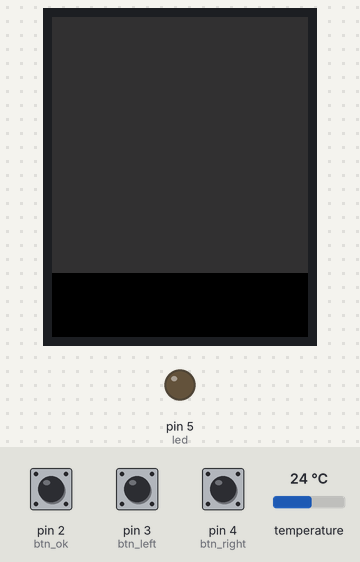
A sketch run on a simulated Arduino Uno, built with avr-gcc and run on an emulated ATmega328P. Shown: 128×160 colour display, output pins drawn as LEDs (lit = HIGH). The inputs (shaded band) are chosen by the test bench; at power-on: temperature 24 °C, pin 2 (btn_ok) HIGH, pin 3 (btn_left) HIGH, pin 4 (btn_right) HIGH.

Above: at 2.46 s.
3.4 s: temperature set to 28 °C
At 3.61 s:
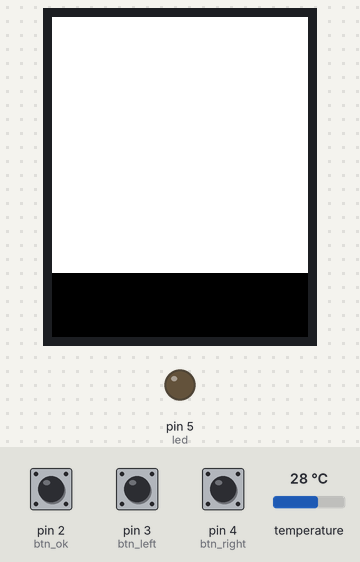
5.3 s: temperature set to 33 °C
At 6.27 s:
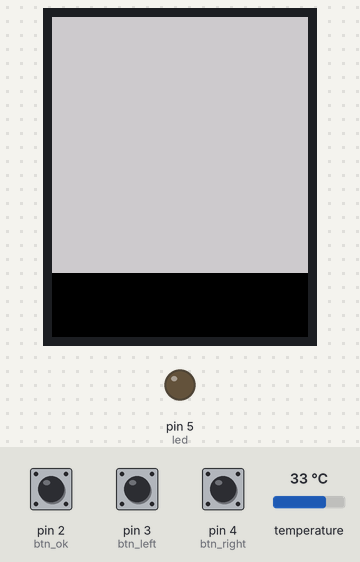
8.0 s: pin 2 (btn_ok) pulled LOW for 0.15 s
At 8.6 s:
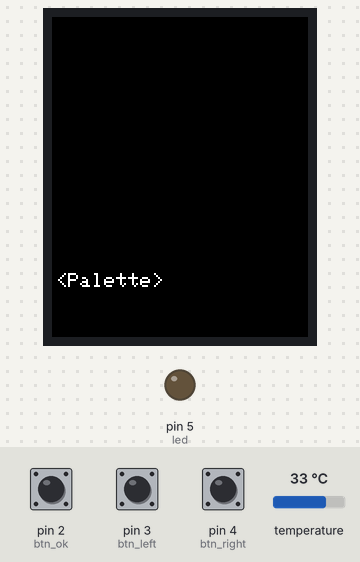
11.1 s: pin 3 (btn_left) pulled LOW for 0.15 s
At 12.1 s:
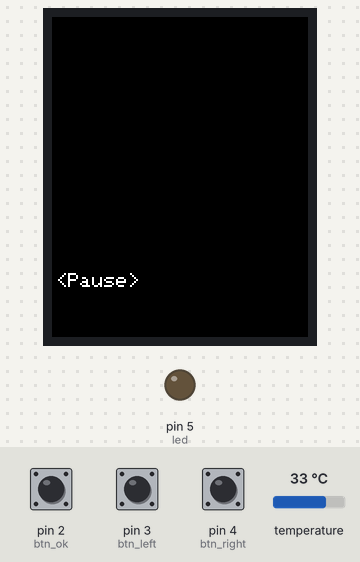
14.2 s: pin 3 (btn_left) pulled LOW for 1 s
At 15.7 s:
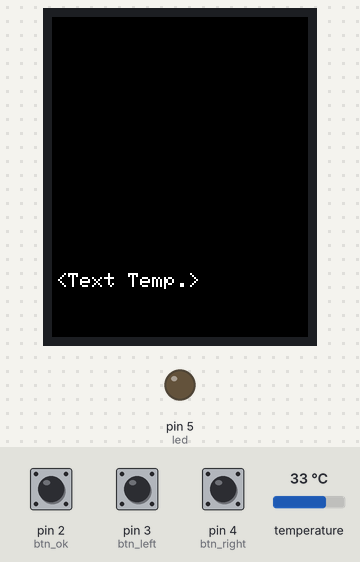
18.2 s: pin 2 (btn_ok) pulled LOW for 1 s
At 18.7 s:
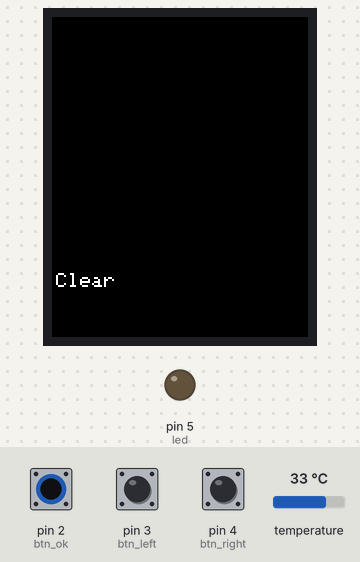
Timing chart, 0 to 21.2 s (numbered marks = the images above; inputs shaded):
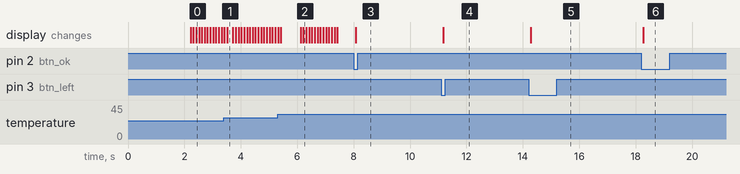

The sketch:

Thermal_cam.ino
```cpp
#include <Wire.h>
#include <SPI.h>
#include <Adafruit_AMG88xx.h>
#include <Adafruit_GFX.h>
#include <Adafruit_ST7735.h>

// Control buttons and indicator
const int btn_ok = 2;
const int btn_left = 3;
const int btn_right = 4;
const int led = 5;

// SPI interface
const int tft_rst = 8;
const int tft_dc = 9;
const int tft_cs = 10;

const int tft_sda = 11;
const int tft_scl = 13;

// To the sensor, except for I2C
const int tft_int = 12;

// Sensor pixel array
const int gridSize = 8;
const int boxSize = 16;
float pixels[64];

const float minWindowSize = 5.0;
const float maxWindowSize = 20.0;
const float antiNoise = 3.15;

float tMin = 22;
float tMax = 30;

float filtredMinT = tMin;
float filtredMaxT = tMax;

// Create sensor object
Adafruit_AMG88xx amg;

// Create display object
Adafruit_ST7735 tft = Adafruit_ST7735(tft_cs, tft_dc, tft_rst);
const int usableHeight = 160 - 32;

// Delay
unsigned long lastUpdate = 0;
const unsigned long updateInterval = 100;
unsigned long lastUpdateTime = 0;

unsigned long lastDebounceTime = 0;

const unsigned long debounceDelay = 50;
unsigned long del_menu = 0;

// Screen
int menuIndex = 0;
int submenuIndex = 0;

bool menuVisible = false;
bool inSubmenu = false;

// Screen modes
const char* mainMenu[] = {"Palette", "Text Temp." , "Pause"};
const int mainMenuSize = sizeof(mainMenu)/ sizeof(mainMenu[0]);

const char* colourModes[] = {"White-hot", "Black-hot", "Red-hot", "Red/blue", "Rainbow"};
const int colourModesSizes = sizeof(colourModes)/ sizeof(colourModes[0]);

int currentColourMode = 0;

const char* tempModes[] = {"Clear", "Min/Max/Avg", "Center temp.", "All info"};
const int tempModesSizes = sizeof(tempModes)/ sizeof(tempModes[0]);

int currentTempMode = 0;

bool isPaused = false;

// Buttons
bool btnPressed_ok = true;
bool btnPressed_left = true;
bool btnPressed_right = true;

int lastButtonState_ok = HIGH;
int lastButtonState_left= HIGH;
int lastButtonState_right = HIGH;
int buttonState;

void setup() {
  // Prepare buttons
  pinMode (btn_ok, INPUT);
  pinMode (btn_left, INPUT);
  pinMode (btn_right, INPUT);
  pinMode (led, OUTPUT);

  digitalWrite (led, LOW);

  // Initialize display
  tft.initR(INITR_BLACKTAB);
  tft.setRotation(2);
  tft.fillScreen(ST7735_BLACK);
  tft.setTextColor(ST7735_WHITE);
  tft.setTextSize(2);
  tft.setCursor(24, 30);
  tft.println("Welcome");

  // Check if sensor is connected
  if (!amg.begin(0x68)) {
    tft.fillScreen(ST7735_BLACK);
    tft.setTextColor(ST7735_RED);
    tft.setTextSize(1);
    tft.setCursor(10, 10);
    tft.println("AMG8833 not found!");
    while (true);
  }
  delay (2000);                                         // Delay before program start
}

void loop() {

  // Create variables to handle button states
  int reading_ok = digitalRead(btn_ok);
  int reading_left = digitalRead(btn_left);
  int reading_right = digitalRead(btn_right);

  unsigned long currentMillis = millis();

  // Update debounce and add delay to auto-close menu
  if (reading_ok != lastButtonState_ok) {
    lastDebounceTime = millis();
    del_menu = millis();
  }
    if (reading_left != lastButtonState_left) {
    lastDebounceTime = millis();
    del_menu = millis();
  }
    if (reading_right != lastButtonState_right) {
    lastDebounceTime = millis();
    del_menu = millis();
  }

  // Debounce check
  if ((millis() - lastDebounceTime) > debounceDelay) {
    if (reading_ok == LOW && !btnPressed_ok) {          // OK button pressed check
      digitalWrite(led,HIGH);
      btnPressed_ok = true;  				                    // Mark button as pressed

      if (!menuVisible){                                // Show menu if not visible
        menuVisible = true;
        drawMenu();
      } else if (!inSubmenu){                           // If in main menu, start from first submenu
        submenuIndex = 0;
        if(menuIndex == 2){                             // Toggle pause mode
          isPaused = !isPaused;
          inSubmenu = false;
          drawMenu();
        }else {                                         // Enter submenu
        inSubmenu = true;
        drawSubmenu ();
        }
      } else {
        if (menuIndex == 0){                            // Submenu switching (color palette)
          currentColourMode = submenuIndex;
          inSubmenu = false;
          drawMenu();
        }else if(menuIndex == 1){                       // Selecting temperature info mode and clearing bottom section
          currentTempMode = submenuIndex;
          tft.fillRect(74, 128, 128, 32, ST7735_BLACK);
          tft.fillRect(0, 128, 128, 32, ST7735_BLACK);
          inSubmenu = false;
          drawMenu();
        }
      }

    }

    if (currentMillis - del_menu >= 5000){               // 5-second inactivity clears display
      tft.fillRect(0, 128, 74, 8, ST7735_BLACK);
    }
    digitalWrite(led,LOW);
  }

  lastButtonState_ok = reading_ok;                       // Update OK button state

  if ((millis() - lastDebounceTime) > debounceDelay) {   // LEFT button debounce check
    if (reading_left == LOW && !btnPressed_left) {
      btnPressed_left = true;
      digitalWrite(led,HIGH);

      if (menuVisible){
        if (!inSubmenu){                                 // Main menu navigation left
          menuIndex = (menuIndex - 1 + mainMenuSize) % mainMenuSize;
          drawMenu();
        }else {                                          // Submenu navigation left
          if (menuIndex == 0){
            submenuIndex = (submenuIndex - 1 + colourModesSizes) % colourModesSizes;
            drawSubmenu ();
          }else if (menuIndex == 1){
            submenuIndex = (submenuIndex - 1 + tempModesSizes) % tempModesSizes;
            drawSubmenu ();
          }
        }
      }
    }

    if (currentMillis - del_menu >= 5000 && menuVisible){ // 5-second inactivity clears display
      tft.fillRect(0, 128, 74, 8, ST7735_BLACK);
      menuVisible = false;
      inSubmenu = false;
    }

    digitalWrite(led,LOW);
  }

  lastButtonState_left = reading_left;                    // Update LEFT button state

  if ((millis() - lastDebounceTime) > debounceDelay) {    // RIGHT button debounce check
    if (reading_right == LOW && !btnPressed_right) {
      btnPressed_right = true;
      digitalWrite(led,HIGH);

      if (menuVisible){
        if (!inSubmenu){                                  // Main menu navigation right
          menuIndex = (menuIndex + 1) % mainMenuSize;
          drawMenu();
        }else {                                           // Submenu navigation right
          if (menuIndex == 0){
            submenuIndex = (submenuIndex + 1) % colourModesSizes;
            drawSubmenu ();
          }else if (menuIndex == 1){
            submenuIndex = (submenuIndex + 1) % tempModesSizes;
            drawSubmenu ();
          }
        }
      }
    }

    if (currentMillis - del_menu >= 5000 && menuVisible){ // 5-second inactivity clears display
      tft.fillRect(0, 128, 74, 8, ST7735_BLACK);
      menuVisible = false;
      inSubmenu = false;
    }

    digitalWrite(led,LOW);
  }

  lastButtonState_right = reading_right;                  // Update RIGHT button state

  if (!isPaused && currentMillis - lastUpdate >= updateInterval) {
    lastUpdate = currentMillis;                           // Update every 100 ms

    amg.readPixels(pixels);                               // Read temperature array from sensor

    // Copy data to array for sorting
    float sortedPixels [64];
    memcpy(sortedPixels, pixels, sizeof(pixels));

    bubbleSort(sortedPixels, 64);                         // Call function and pass data

    // Determine quantiles
    float qLow = getQuantile(sortedPixels, 64, 0.2);
    float qHigh = getQuantile(sortedPixels, 64, 0.95);

    // Raw sensor temperature data
    float rawMinT = 999;
    float rawMaxT = -999;
    float sumT = 0;

    float centerT = pixels[4 * gridSize + 4];             // Center pixel

    for (int i = 0; i < 64; i++){
      sumT += pixels[i];
      if (pixels [i] < rawMinT){
        rawMinT = pixels[i];
      }
      if (pixels [i] > rawMaxT){
        rawMaxT = pixels[i];
      }
    }

    float avgT = sumT / 64;
    float range = qHigh - qLow;

    float desiredMin = 0;
    float desiredMax = 0;

    // Calculate desired temperature range for display
    if (range < minWindowSize){
      desiredMin = antiNoise + avgT - minWindowSize / 2.0;
      desiredMax = avgT + minWindowSize / 2.0;
    }else if (range > maxWindowSize){
      desiredMin = qHigh - maxWindowSize;
      desiredMax = qHigh;
    }else {
      desiredMin = qLow;
      desiredMax = qHigh;
    }

    // Smooth update of temperature limits
    tMin = 0.9 * tMin + 0.1 * desiredMin;
    tMax = 0.9 * tMax + 0.1 * desiredMax;

    // Draw temperature map to the screen
    for (int y = 0; y < gridSize; y++) {
      for (int x = 0; x < gridSize; x++) {
        int i = (gridSize - 1 - y) * gridSize + (gridSize - 1 - x);
        float temp = pixels[i];

        int xPixel = x * boxSize;
        int yPixel = y * boxSize;

        if (yPixel >= usableHeight) continue;

        uint16_t colour = mapTemperatureToColor(temp, tMin, tMax);

        tft.fillRect(x * boxSize, y * boxSize, boxSize, boxSize, colour);
      }
    }

    drawTemp(rawMinT, rawMaxT, avgT, centerT);            // Call function to show temperature values

  }

  // Reset button state
  if (reading_ok == HIGH) {
    btnPressed_ok = false;
  }
  if (reading_left == HIGH) {
    btnPressed_left = false;
  }
  if (reading_right == HIGH) {
    btnPressed_right = false;
  }

}

// Sort temp. array
void bubbleSort (float arr[], int n) {
  for (int i = 0; i < n-1; i++){
    for (int j = 0; j < n-i-1; j++){
      if (arr[j] > arr[j+1]){
        float temp = arr[j];
        arr[j] = arr[j+1];
        arr[j+1] = temp;
      }
    }
  }
}

// Choising and returning quantile
float getQuantile (float arr[],int n, float q){
  int index = (int)(q*(n-1));
  return arr[index];
}

// Data processing and transmission to the display as colour pallette
uint16_t mapTemperatureToColor(float temp, float tMin, float tMax) {

  // Range limitation
  if (temp < tMin) temp = tMin;
  if (temp > tMax) temp = tMax;

  int value = map(temp * 100, tMin * 100, tMax * 100, 0, 255);

  switch(currentColourMode) {
    case 0:
      return tft.color565(value, value, value); // Red – hot
      break;
    case 1:
      return tft.color565(255 - value, 255 - value, 255 - value); // White – hot
      break;
    case 2:
      return tft.color565(value, value/4, 0); //  Red – hot, black – cold
      break;
    case 3:
      return tft.color565(value, 0, 255 - value); // Red – hot, blue – cold
      break;
    case 4:
      float f = value / 255.0f;
      if (f<0.33f){
        float t = f/0.33f;
        return tft.color565((1-t) * 128 + t * 0, 0, (1-t) * 128 + t * 255);
      } else if (f<0.66f){
        float t = (f - 0.33f) / 0.33f;
        return tft.color565(t * 255, t * 255, (1-t) * 255);
      }else {
        float t = (f - 0.66f) / 0.34f;
        return tft.color565( 255, (1 - t) * 255, 0);
      }
      break;
    default:
      return ST7735_BLACK;
    break;
  }
}

void drawMenu() {
  tft.fillRect(0, 128, 74, 8, ST7735_BLACK);
  tft.setTextColor(ST7735_WHITE);
  tft.setTextSize(1);
  tft.setCursor(2, 128);
  tft.print("<");
  tft.print(mainMenu[menuIndex]);
  tft.print(">");
}

void drawSubmenu (){
  tft.fillRect(0, 128, 74, 8, ST7735_BLACK);
  tft.setTextColor(ST7735_WHITE);
  tft.setTextSize(1);
  tft.setCursor(2, 128);

  if(menuIndex == 0){
    tft.print(colourModes[submenuIndex]);
  }else if(menuIndex == 1){
    tft.print(tempModes[submenuIndex]);
  }
}

void drawTemp (float rawMinT, float rawMaxT, float avgT, float centerT){
  tft.setTextColor(ST7735_WHITE);

    if (currentTempMode == 0) {
    // Clear: empty dysplay
  }

  if (currentTempMode == 1) {
    // Min/Max/Avg
    tft.setTextSize(1);
    tft.setTextColor(ST7735_WHITE, ST7735_BLACK);
    tft.setCursor(74, 130);
    tft.print("Min:");
    tft.print(rawMinT, 1);
    tft.setCursor(74, 140);
    tft.print("Max:");
    tft.print(rawMaxT, 1);
    tft.setCursor(74, 150);
    tft.print("Avg:");
    tft.print(avgT, 1);
  }

  if (currentTempMode == 2) {
    // Center Temp
    tft.setTextSize(2);
    tft.setTextColor(ST7735_YELLOW, ST7735_BLACK);
    tft.setCursor(40, 140);
    tft.print(centerT, 1);
  }

  if (currentTempMode == 3) {
    // All Info
    tft.setTextSize(1);
    tft.setTextColor(ST7735_WHITE, ST7735_BLACK);
    tft.setCursor(74, 130);
    tft.print("Min:");
    tft.print(rawMinT, 1);
    tft.setCursor(74, 140);
    tft.print("Max:");
    tft.print(rawMaxT, 1);
    tft.setCursor(74, 150);
    tft.print("Avg:");
    tft.print(avgT, 1);

    tft.setTextSize(2);
    tft.setTextColor(ST7735_YELLOW, ST7735_BLACK);
    tft.setCursor(20, 140);
    tft.print(centerT, 1);
  }
}
```

Measured:
- after the input at 3.4 s, the display: first differs from a run without the input after 0.12 s (image 1)
- after the input at 5.3 s, the display: first differs from a run without the input after 0.12 s (image 2 shows a later state)
- after the input at 8.0 s, the display: changes after 0.07 s (image 3)
- after the input at 11.1 s, the display: changes after 0.07 s (image 4)
- after the input at 14.2 s, the display: changes after 0.07 s (image 5)
- after the input at 18.2 s, the display: changes after 0.07 s (image 6)
